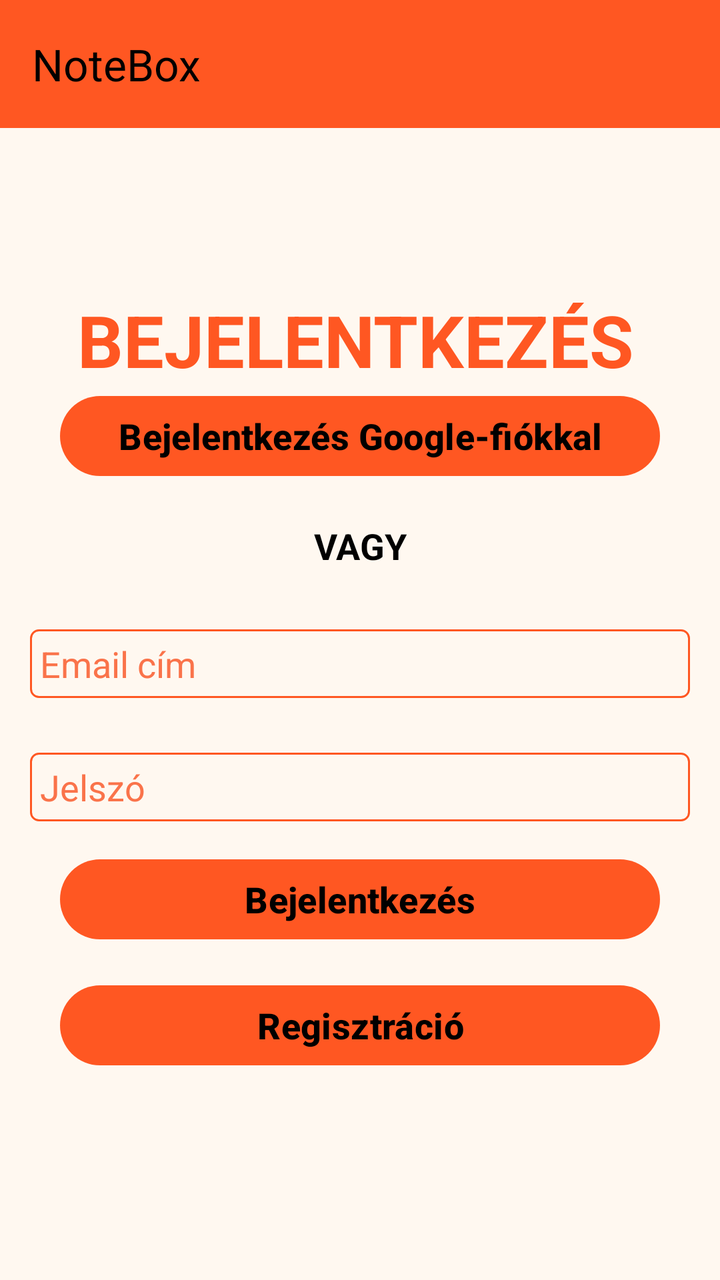
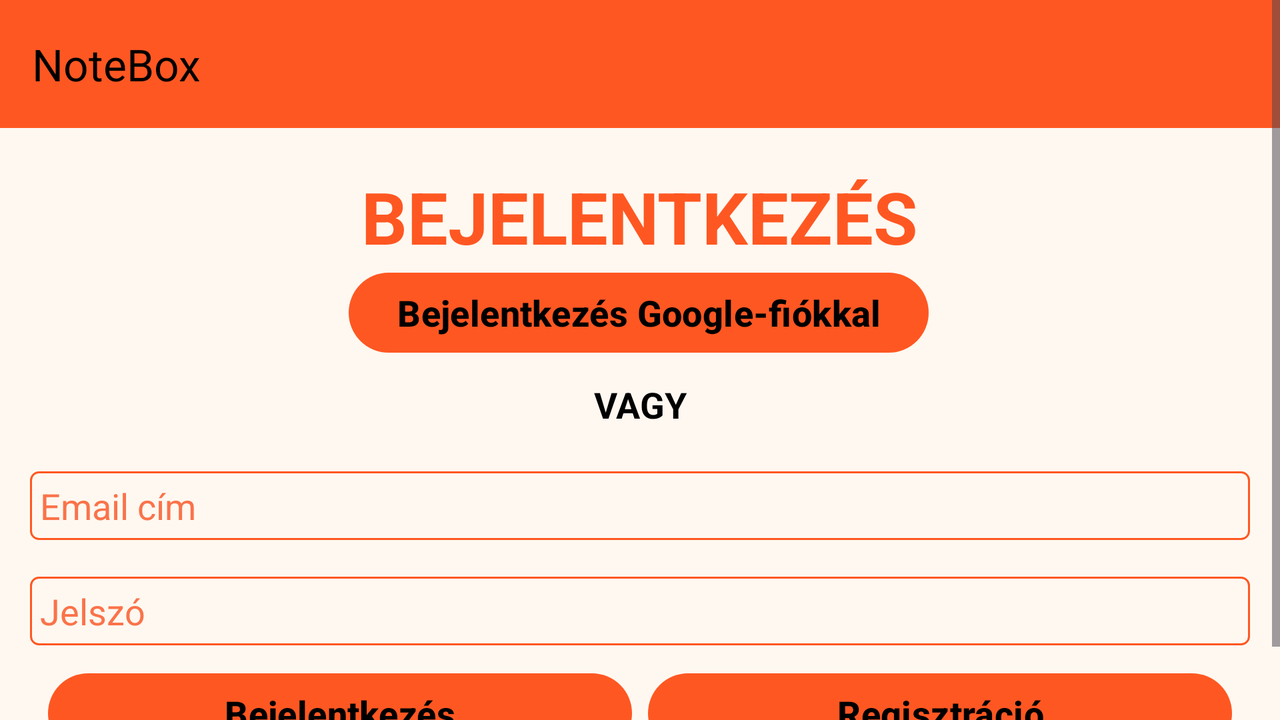

An Android layout and its configuration variant, each rendered on a device that would load it. The default file and the variant file are quoted in full after the pictures.
<!-- AndroidManifest.xml: application theme Theme.Note_Create_App -->
<!-- res/layout/activity_login.xml -->
<?xml version="1.0" encoding="utf-8"?>
<ScrollView xmlns:android="http://schemas.android.com/apk/res/android"
    xmlns:app="http://schemas.android.com/apk/res-auto"
    xmlns:tools="http://schemas.android.com/tools"
    android:layout_width="match_parent"
    android:layout_height="match_parent"
    android:fillViewport="true">

<androidx.constraintlayout.widget.ConstraintLayout
    android:id="@+id/main"
    android:layout_width="match_parent"
    android:layout_height="wrap_content"
    android:background="@color/background"
    tools:context=".LoginActivity">

    <androidx.appcompat.widget.Toolbar
        android:id="@+id/menu"
        android:layout_width="0dp"
        android:layout_height="?attr/actionBarSize"
        android:background="@color/menu"
        app:layout_constraintHorizontal_bias="0.0"
        app:layout_constraintLeft_toLeftOf="parent"
        app:layout_constraintRight_toRightOf="parent"
        app:layout_constraintTop_toTopOf="parent"
        app:popupTheme="@style/ThemeOverlay.AppCompat.Light"
        app:title="NoteBox"
        app:titleTextColor="@color/text" />

    <TextView
        android:id="@+id/loginTextView"
        android:layout_width="wrap_content"
        android:layout_height="wrap_content"
        android:layout_marginStart="20dp"
        android:layout_marginEnd="25dp"
        android:gravity="center"
        android:text="@string/bejelentkezes_title"
        android:textAllCaps="true"
        android:textColor="@color/text_title"
        android:textSize="@dimen/title_text_size"
        android:textStyle="bold"
        app:layout_constraintBottom_toBottomOf="parent"
        app:layout_constraintEnd_toEndOf="parent"
        app:layout_constraintStart_toStartOf="parent"
        app:layout_constraintTop_toBottomOf="@+id/menu"
        app:layout_constraintVertical_bias="0.155"
        tools:ignore="MissingConstraints" />

    <com.google.android.material.button.MaterialButton
        app:rippleColor="@color/text"
        android:id="@+id/GoogleLoginButton"
        android:layout_width="0dp"
        android:layout_height="wrap_content"
        android:layout_marginStart="@dimen/button_margin"
        android:layout_marginEnd="@dimen/button_margin"
        android:onClick="googleLogin"
        android:text="@string/google_bejelentkezes"
        android:textColor="@color/text"
        android:textSize="@dimen/button_text_size"
        android:textStyle="bold"
        app:backgroundTint="@color/first_button"
        app:icon="@drawable/googleg_standard_color_18"
        app:iconPadding="0dp"
        app:iconTint="@color/text"
        app:layout_constraintBottom_toBottomOf="parent"
        app:layout_constraintEnd_toEndOf="parent"
        app:layout_constraintHorizontal_bias="0.0"
        app:layout_constraintStart_toStartOf="parent"
        app:layout_constraintTop_toBottomOf="@+id/loginTextView"
        app:layout_constraintVertical_bias="0.0" />

    <TextView
        android:id="@+id/vagyTextView"
        android:layout_width="wrap_content"
        android:layout_height="wrap_content"
        android:text="@string/vagy"
        android:textAllCaps="true"
        android:textColor="@color/text"
        android:textSize="@dimen/important_text_size"
        android:textStyle="bold"
        app:layout_constraintBottom_toBottomOf="parent"
        app:layout_constraintEnd_toEndOf="parent"
        app:layout_constraintStart_toStartOf="parent"
        app:layout_constraintTop_toBottomOf="@id/GoogleLoginButton"
        app:layout_constraintVertical_bias="0.050000012" />

    <EditText
        android:id="@+id/EditTextEmail"
        android:layout_width="match_parent"
        android:layout_height="wrap_content"
        android:background="@drawable/edittext_border"
        app:backgroundTint="@color/first_button"
        android:layout_margin="@dimen/input_margin"
        android:padding="@dimen/input_padding"
        android:ems="10"
        android:hint="@string/email_cim_input"
        android:textColorHint="@color/hint_text"
        android:textColor="@color/text"
        android:inputType="textEmailAddress"
        app:layout_constraintBottom_toBottomOf="parent"
        app:layout_constraintTop_toBottomOf="@+id/vagyTextView"
        app:layout_constraintVertical_bias="0.050000012"
        tools:layout_editor_absoluteX="16dp" />

    <EditText
        android:id="@+id/EditTextPassword"
        android:layout_width="match_parent"
        android:layout_height="wrap_content"
        android:background="@drawable/edittext_border"
        app:backgroundTint="@color/first_button"
        android:layout_margin="@dimen/input_margin"
        android:padding="@dimen/input_padding"
        android:ems="10"
        android:hint="@string/jelszo_input"
        android:textColorHint="@color/hint_text"
        android:textColor="@color/text"
        android:inputType="textPassword"
        app:layout_constraintBottom_toBottomOf="parent"
        app:layout_constraintEnd_toEndOf="parent"
        app:layout_constraintHorizontal_bias="0.0"
        app:layout_constraintStart_toStartOf="parent"
        app:layout_constraintTop_toBottomOf="@+id/EditTextEmail"
        app:layout_constraintVertical_bias="0.055"
        tools:layout_editor_absoluteX="0dp" />

    <com.google.android.material.button.MaterialButton
        app:rippleColor="@color/text"
        android:id="@+id/LoginButton"
        android:layout_width="0dp"
        android:layout_height="wrap_content"
        app:backgroundTint="@color/first_button"
        android:layout_marginStart="@dimen/button_margin"
        android:layout_marginEnd="@dimen/button_margin"
        android:text="@string/login"
        android:textColor="@color/text"
        android:textSize="@dimen/button_text_size"
        android:textStyle="bold"
        android:onClick="login"
        app:layout_constraintBottom_toBottomOf="parent"
        app:layout_constraintEnd_toEndOf="parent"
        app:layout_constraintHorizontal_bias="0.0"
        app:layout_constraintStart_toStartOf="parent"
        app:layout_constraintTop_toBottomOf="@+id/EditTextPassword"
        app:layout_constraintVertical_bias="0.083" />

    <com.google.android.material.button.MaterialButton
        app:rippleColor="@color/text"
        android:id="@+id/RegisterPageButton"
        android:layout_width="0dp"
        android:layout_height="wrap_content"
        android:layout_marginStart="@dimen/button_margin"
        android:layout_marginEnd="@dimen/button_margin"
        android:layout_marginTop="@dimen/button_padding_margin"
        android:onClick="register"
        android:text="@string/regisztracio"
        android:textColor="@color/text"
        android:textSize="@dimen/button_text_size"
        android:textStyle="bold"
        app:backgroundTint="@color/first_button"
        app:layout_constraintBottom_toBottomOf="parent"
        app:layout_constraintEnd_toEndOf="parent"
        app:layout_constraintHorizontal_bias="0.0"
        app:layout_constraintStart_toStartOf="parent"
        app:layout_constraintTop_toBottomOf="@+id/LoginButton"
        app:layout_constraintVertical_bias="0.0" />
</androidx.constraintlayout.widget.ConstraintLayout>
</ScrollView>
<!-- resources referenced by this layout -->
<resources>
  <color name="background">#FFF8F0</color>
  <color name="first_button">#FF5722</color>
  <color name="hint_text">#FA734A</color>
  <color name="menu">#FF5722</color>
  <color name="text">#000000</color>
  <color name="text_title">#FF5722</color>
  <dimen name="button_margin">30dp</dimen>
  <dimen name="button_padding_margin">15dp</dimen>
  <dimen name="button_text_size">18sp</dimen>
  <dimen name="important_text_size">18sp</dimen>
  <dimen name="input_margin">15dp</dimen>
  <dimen name="input_padding">5dp</dimen>
  <dimen name="title_text_size">36sp</dimen>
  <!-- drawable edittext_border (drawable) -->
  <?xml version="1.0" encoding="utf-8"?>
  <shape xmlns:android="http://schemas.android.com/apk/res/android"
      android:shape="rectangle">
  
      <solid android:color="@android:color/transparent" />
  
      <stroke
          android:width="1dp"
          android:color="@color/EditTextBorder" />
  
      <corners android:radius="4dp" />
  </shape>
  <string name="bejelentkezes_title">Bejelentkezés</string>
  <string name="email_cim_input">Email cím</string>
  <string name="google_bejelentkezes">Bejelentkezés Google-fiókkal</string>
  <string name="jelszo_input">Jelszó</string>
  <string name="login">Bejelentkezés</string>
  <string name="regisztracio">Regisztráció</string>
  <string name="vagy">VAGY</string>
  <style name="Theme.Note_Create_App" parent="Base.Theme.Note_Create_App" />
  <color name="EditTextBorder">#FF5722</color>
  <style name="Base.Theme.Note_Create_App" parent="Theme.Material3.DayNight.NoActionBar">
          
          
      </style>
</resources>
<!-- res/layout-land/activity_login.xml (the author's variant of the layout above) -->
<!-- drawn on the phone turned sideways -->
<?xml version="1.0" encoding="utf-8"?>
<ScrollView xmlns:android="http://schemas.android.com/apk/res/android"
    xmlns:app="http://schemas.android.com/apk/res-auto"
    xmlns:tools="http://schemas.android.com/tools"
    android:layout_width="match_parent"
    android:layout_height="match_parent"
    android:fillViewport="true">

<androidx.constraintlayout.widget.ConstraintLayout
    android:id="@+id/main"
    android:layout_width="match_parent"
    android:layout_height="wrap_content"
    android:background="@color/background"
    tools:context=".LoginActivity">

    <androidx.appcompat.widget.Toolbar
        android:id="@+id/menu"
        android:layout_width="0dp"
        android:layout_height="?attr/actionBarSize"
        android:background="@color/menu"
        app:layout_constraintTop_toTopOf="parent"
        app:layout_constraintStart_toStartOf="parent"
        app:layout_constraintEnd_toEndOf="parent"
        app:title="NoteBox"
        app:titleTextColor="@color/text"
        app:popupTheme="@style/ThemeOverlay.AppCompat.Light" />

    <TextView
        android:id="@+id/loginTextView"
        android:layout_width="wrap_content"
        android:layout_height="wrap_content"
        android:layout_marginStart="20dp"
        android:layout_marginTop="20dp"
        android:layout_marginEnd="20dp"
        android:text="@string/bejelentkezes_title"
        android:textAllCaps="true"
        android:textColor="@color/text_title"
        android:textSize="@dimen/title_text_size"
        android:textStyle="bold"
        app:backgroundTint="@color/first_button"
        app:layout_constraintEnd_toEndOf="parent"
        app:layout_constraintStart_toStartOf="parent"
        app:layout_constraintTop_toBottomOf="@id/menu" />

    <com.google.android.material.button.MaterialButton
        app:rippleColor="@color/text"
        android:id="@+id/GoogleLoginButton"
        android:layout_width="wrap_content"
        android:layout_height="wrap_content"
        android:text="@string/google_bejelentkezes"
        android:textColor="@color/text"
        android:textSize="@dimen/button_text_size"
        android:textStyle="bold"
        app:backgroundTint="@color/first_button"
        app:icon="@drawable/googleg_standard_color_18"
        app:iconPadding="8dp"
        app:iconTint="@color/text"
        app:layout_constraintBottom_toBottomOf="parent"
        app:layout_constraintEnd_toEndOf="parent"
        app:layout_constraintHorizontal_bias="0.498"
        app:layout_constraintStart_toStartOf="parent"
        app:layout_constraintTop_toBottomOf="@id/loginTextView"
        app:layout_constraintVertical_bias="0.0" />

    <TextView
        android:id="@+id/vagyTextView"
        android:layout_width="wrap_content"
        android:layout_height="wrap_content"
        app:backgroundTint="@color/first_button"
        android:text="@string/vagy"
        android:textAllCaps="true"
        android:textColor="@color/text"
        android:textSize="@dimen/important_text_size"
        android:textStyle="bold"
        app:layout_constraintBottom_toBottomOf="parent"
        app:layout_constraintEnd_toEndOf="parent"
        app:layout_constraintStart_toStartOf="parent"
        app:layout_constraintTop_toBottomOf="@id/GoogleLoginButton"
        app:layout_constraintVertical_bias="0.050000012" />

    <EditText
        android:id="@+id/EditTextEmail"
        android:layout_width="0dp"
        android:layout_height="wrap_content"
        android:background="@drawable/edittext_border"
        app:backgroundTint="@color/first_button"
        android:layout_margin="@dimen/input_margin"
        android:padding="@dimen/input_padding"
        android:layout_marginStart="24dp"
        android:layout_marginEnd="24dp"
        android:hint="@string/email_cim_input"
        android:textColorHint="@color/hint_text"
        android:textColor="@color/text"
        android:inputType="textEmailAddress"
        app:layout_constraintBottom_toBottomOf="parent"
        app:layout_constraintEnd_toEndOf="parent"
        app:layout_constraintHorizontal_bias="0.0"
        app:layout_constraintStart_toStartOf="parent"
        app:layout_constraintTop_toBottomOf="@id/vagyTextView"
        app:layout_constraintVertical_bias="0.050000012" />

    <EditText
        android:id="@+id/EditTextPassword"
        android:layout_width="0dp"
        android:layout_height="wrap_content"
        android:background="@drawable/edittext_border"
        app:backgroundTint="@color/first_button"
        android:layout_margin="@dimen/input_margin"
        android:padding="@dimen/input_padding"
        android:layout_marginStart="24dp"
        android:layout_marginEnd="24dp"
        android:hint="@string/jelszo_input"
        android:textColorHint="@color/hint_text"
        android:textColor="@color/text"
        android:inputType="textPassword"
        app:layout_constraintBottom_toBottomOf="parent"
        app:layout_constraintEnd_toEndOf="parent"
        app:layout_constraintStart_toStartOf="parent"
        app:layout_constraintTop_toBottomOf="@id/EditTextEmail"
        app:layout_constraintVertical_bias="0.050000012" />

    <LinearLayout
        android:id="@+id/LoginRegisterButtons"
        android:layout_width="0dp"
        android:layout_height="wrap_content"
        android:layout_marginStart="24dp"
        android:layout_marginTop="10dp"
        android:layout_marginEnd="24dp"
        android:layout_marginBottom="20dp"
        android:gravity="center"
        android:orientation="horizontal"
        app:layout_constraintBottom_toBottomOf="parent"
        app:layout_constraintEnd_toEndOf="parent"
        app:layout_constraintStart_toStartOf="parent"
        app:layout_constraintTop_toBottomOf="@id/EditTextPassword"
        app:layout_constraintVertical_bias="0.050000012">

        <com.google.android.material.button.MaterialButton
            app:rippleColor="@color/text"
            android:id="@+id/LoginButton"
            android:layout_width="0dp"
            android:layout_height="wrap_content"
            android:layout_marginEnd="8dp"
            android:layout_weight="1"
            android:onClick="login"
            android:text="@string/login"
            android:textColor="@color/text"
            android:textSize="@dimen/button_text_size"
            android:textStyle="bold"
            app:backgroundTint="@color/first_button" />

        <com.google.android.material.button.MaterialButton
            app:rippleColor="@color/text"
            android:id="@+id/RegisterPageButton"
            android:layout_width="0dp"
            android:layout_height="wrap_content"
            android:layout_weight="1"
            android:onClick="register"
            android:text="@string/regisztracio"
            android:textColor="@color/text"
            android:textSize="@dimen/button_text_size"
            android:textStyle="bold"
            app:backgroundTint="@color/first_button" />
    </LinearLayout>

</androidx.constraintlayout.widget.ConstraintLayout>
</ScrollView>
<!-- resources referenced by the variant -->
<!-- as the phone turned sideways resolves them -->
<resources>
  <color name="background">#FFF8F0</color>
  <color name="first_button">#FF5722</color>
  <color name="hint_text">#FA734A</color>
  <color name="menu">#FF5722</color>
  <color name="text">#000000</color>
  <color name="text_title">#FF5722</color>
  <dimen name="button_text_size">18sp</dimen>
  <dimen name="important_text_size">18sp</dimen>
  <dimen name="input_margin">15dp</dimen>
  <dimen name="input_padding">5dp</dimen>
  <dimen name="title_text_size">36sp</dimen>
  <!-- drawable edittext_border (drawable) -->
  <?xml version="1.0" encoding="utf-8"?>
  <shape xmlns:android="http://schemas.android.com/apk/res/android"
      android:shape="rectangle">
  
      <solid android:color="@android:color/transparent" />
  
      <stroke
          android:width="1dp"
          android:color="@color/EditTextBorder" />
  
      <corners android:radius="4dp" />
  </shape>
  <string name="bejelentkezes_title">Bejelentkezés</string>
  <string name="email_cim_input">Email cím</string>
  <string name="google_bejelentkezes">Bejelentkezés Google-fiókkal</string>
  <string name="jelszo_input">Jelszó</string>
  <string name="login">Bejelentkezés</string>
  <string name="regisztracio">Regisztráció</string>
  <string name="vagy">VAGY</string>
  <style name="Theme.Note_Create_App" parent="Base.Theme.Note_Create_App" />
  <color name="EditTextBorder">#FF5722</color>
  <style name="Base.Theme.Note_Create_App" parent="Theme.Material3.DayNight.NoActionBar">
          
          
      </style>
</resources>
